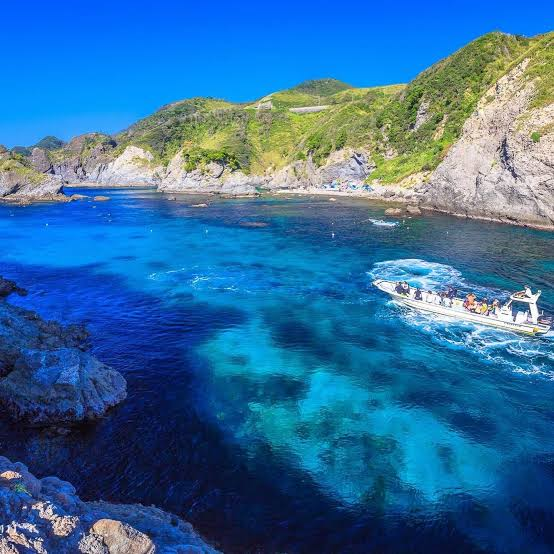
#> input picture presentation/html_slides/images/hirizohama.jpg, 554 x 554 px
$ python -i sub_image_parts.py   (imports and definitions only)
#> lines starting #> are read from the running program, lines starting #| are printed output that depends on the picture; after the words box and inside, x2 and y2 are one past the last pixel; in counts of white or black regions, pixels touching at a corner belong together
#> further down, picture is the input picture: PIL image 554x554 RGB; mean R, G, B 51.1, 108.9, 157.2
# -*- coding: utf-8 -*-
"""
競合サブ画像のパーツ自動提案＋安全背景への組み合わせ（文字は改変しない）。

part_mode:
  auto_propose … Gemini が box 提案 → テストでは auto_accept 可
  human_box    … 人が JSON の box を渡す（後続）
"""
from __future__ import annotations

import json
import logging
import re
from pathlib import Path
from typing import Any, Dict, List, Optional, Sequence, Tuple

from PIL import Image, ImageDraw, ImageFilter, ImageFont

LOG = logging.getLogger("set_main_image.sub_image_parts")

SAFE_BG_RGB = [
    (245, 245, 243),  # off-white
    (232, 232, 230),  # light gray
    (237, 230, 220),  # beige
    (232, 224, 212),  # sand
    (217, 212, 206),  # warm gray
]

TEXT_MODELS = (
    "gemini-flash-latest",
    "gemini-2.5-flash",
    "gemini-2.0-flash",
)

SQUARE = 1200


# [210 lines left out: functions _extract_json_obj, propose_parts, auto_accept_useful, crop_part, not called in this run]


def clean_part_fringe(
    im: Image.Image,
    *,
    tol: int = 32,
    erode: int = 1,
) -> Image.Image:
    """
    切り抜き縁に残る元画像の背景（白・単色など）を透明化してから合成する。
    文字・図は改変せず、縁の背景画素だけ落とす。
    """
#> called with tol = 32, erode = 1
    from collections import deque

    rgba = im.convert("RGBA")
    w, h = rgba.size
#> w = 554; h = 554
    if w < 4 or h < 4:
        return rgba
    px = rgba.load()

    def sample(x: int, y: int) -> Tuple[int, int, int]:
#> called with x = 0, y = 0
        r, g, b, _a = px[x, y]
#> r = 2; g = 92; b = 251
        return (r, g, b)

    samples = [
        sample(0, 0),
        sample(w - 1, 0),
        sample(0, h - 1),
        sample(w - 1, h - 1),
        sample(w // 2, 0),
        sample(w // 2, h - 1),
        sample(0, h // 2),
        sample(w - 1, h // 2),
    ]
#> samples = [(2, 92, 251), (3, 104, 254), (213, 198, 203), (0, 21, 71), (0, 97, 254), (30, 42, 64), (7, 57, 118), (65, 92, 111)]
    br = sum(s[0] for s in samples) // len(samples)
#> br = 40
    bg = sum(s[1] for s in samples) // len(samples)
#> bg = 87
    bb = sum(s[2] for s in samples) // len(samples)
#> bb = 165

    def near_bg(x: int, y: int) -> bool:
        r, g, b, a = px[x, y]
        if a < 8:
            return True
        return abs(r - br) <= tol and abs(g - bg) <= tol and abs(b - bb) <= tol

    # 縁からの洪水で背景連結成分を透明化
    seen = [[False] * w for _ in range(h)]
    q: deque = deque()
    for x in range(w):
        for y in (0, h - 1):
            if near_bg(x, y) and not seen[y][x]:
                seen[y][x] = True
                q.append((x, y))
#> this loop made 554 passes
    for y in range(h):
        for x in (0, w - 1):
            if near_bg(x, y) and not seen[y][x]:
                seen[y][x] = True
                q.append((x, y))
#> this loop made 554 passes

    while q:
        x, y = q.popleft()
        r, g, b, _a = px[x, y]
        px[x, y] = (r, g, b, 0)
        for nx, ny in ((x - 1, y), (x + 1, y), (x, y - 1), (x, y + 1)):
            if nx < 0 or ny < 0 or nx >= w or ny >= h:
                continue
            if seen[ny][nx]:
                continue
            if near_bg(nx, ny):
                seen[ny][nx] = True
                q.append((nx, ny))

    # わずかに内側も削って縁の食い残りを減らす
    if erode > 0:
        alpha = rgba.getchannel("A")
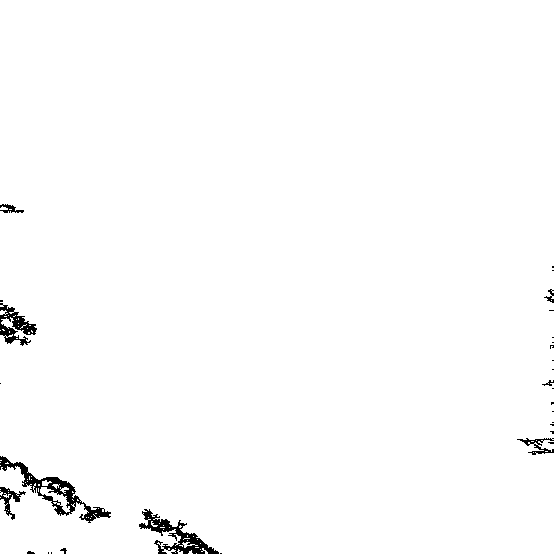
#> alpha: PIL image 554x554 L; 98.7% white; 30 black regions (21 under 20 px), largest, box (x1, y1, x2, y2) and area: (0, 456, 111, 523) 1327, (139, 509, 219, 554) 1092, (0, 303, 37, 346) 671
        for _ in range(erode):
            alpha = alpha.filter(ImageFilter.MinFilter(3))
#> this loop made 1 pass
#> pass 1, in clean_part_fringe, `alpha = alpha.filter(ImageFilter.MinFilter(3))`:
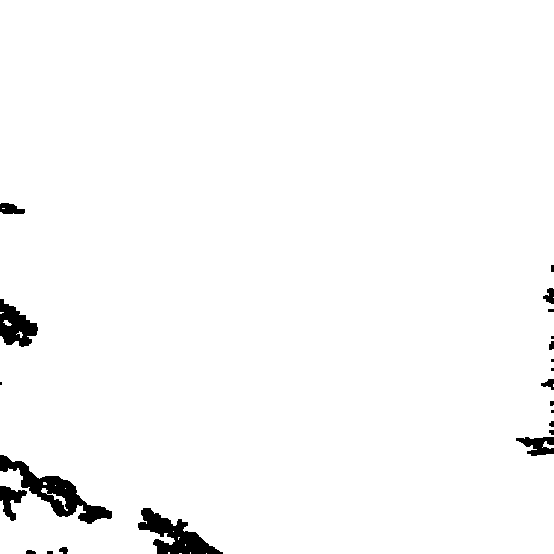
#> alpha: PIL image 554x554 L; 97.9% white; 22 black regions (8 under 20 px), largest, box (x1, y1, x2, y2) and area: (0, 455, 112, 524) 2154, (138, 508, 223, 554) 1711, (0, 299, 38, 347) 1070
        rgba.putalpha(alpha)
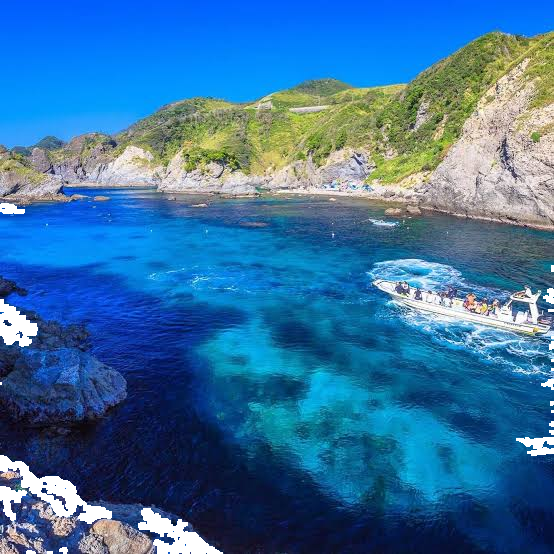
#> rgba: PIL image 554x554 RGBA; mean R, G, B, A 51.1, 108.9, 157.2, 249.6; transparent parts drawn white

    # アルファを少しぼかして合成時の硬さを抑える
    a = rgba.getchannel("A").filter(ImageFilter.GaussianBlur(radius=0.8))
    rgba.putalpha(a)

    bbox = rgba.getchannel("A").getbbox()
    if bbox:
        rgba = rgba.crop(bbox)
    return rgba


def pick_safe_bg(index: int = 0) -> Tuple[int, int, int]:
    return SAFE_BG_RGB[index % len(SAFE_BG_RGB)]


# [12 lines left out: function _font, not called in this run]


# サブ画像10パターン（商品ごと）
SUB_PATTERNS_10: List[Dict[str, Any]] = [
    {
        "id": "P01_text_beige",
        "ja": "説明パーツ集合・ベージュ",
        "bg": 2,
        "include_product": False,
        "slots": [
            (0.05, 0.08, 0.55, 0.38),
            (0.52, 0.08, 0.95, 0.38),
            (0.05, 0.42, 0.48, 0.72),
            (0.52, 0.42, 0.95, 0.72),
            (0.15, 0.76, 0.85, 0.96),
        ],
        "max_parts": 5,
        "source_mode": "all",
    },
    {
        "id": "P02_text_gray",
        "ja": "説明パーツ集合・グレー",
        "bg": 1,
        "include_product": False,
        "slots": [
            (0.05, 0.08, 0.55, 0.38),
            (0.52, 0.08, 0.95, 0.38),
            (0.05, 0.42, 0.48, 0.72),
            (0.52, 0.42, 0.95, 0.72),
            (0.15, 0.76, 0.85, 0.96),
        ],
        "max_parts": 5,
        "source_mode": "all",
    },
    {
        "id": "P03_text_offwhite",
        "ja": "説明パーツ集合・オフ白",
        "bg": 0,
        "include_product": False,
        "slots": [
            (0.06, 0.08, 0.94, 0.36),
            (0.06, 0.40, 0.48, 0.72),
            (0.52, 0.40, 0.94, 0.72),
            (0.10, 0.76, 0.90, 0.96),
        ],
        "max_parts": 4,
        "source_mode": "all",
    },
    {
        "id": "P04_two_column",
        "ja": "二カラム説明",
        "bg": 2,
        "include_product": False,
        "slots": [
            (0.04, 0.08, 0.48, 0.48),
            (0.52, 0.08, 0.96, 0.48),
            (0.04, 0.52, 0.48, 0.94),
            (0.52, 0.52, 0.96, 0.94),
        ],
        "max_parts": 4,
        "source_mode": "all",
    },
    {
        "id": "P05_hero_band",
        "ja": "大枠＋下部帯",
        "bg": 3,
        "include_product": False,
        "slots": [
            (0.08, 0.08, 0.92, 0.62),
            (0.08, 0.68, 0.92, 0.94),
        ],
        "max_parts": 2,
        "source_mode": "first",
    },
    {
        "id": "P06_grid_2x2",
        "ja": "2×2グリッド",
        "bg": 1,
        "include_product": False,
        "slots": [
            (0.04, 0.08, 0.48, 0.48),
            (0.52, 0.08, 0.96, 0.48),
            (0.04, 0.52, 0.48, 0.92),
            (0.52, 0.52, 0.96, 0.92),
        ],
        "max_parts": 4,
        "source_mode": "rotate",
    },
    {
        "id": "P07_product_beige",
        "ja": "パーツ＋自社商品・ベージュ",
        "bg": 2,
        "include_product": True,
        "slots": [
            (0.04, 0.08, 0.58, 0.40),
            (0.04, 0.44, 0.58, 0.72),
            (0.04, 0.76, 0.58, 0.96),
        ],
        "max_parts": 3,
        "source_mode": "all",
        "product_anchor": "right",
    },
    {
        "id": "P08_product_corner",
        "ja": "パーツ＋自社・右下寄せ",
        "bg": 0,
        "include_product": True,
        "slots": [
            (0.05, 0.08, 0.70, 0.45),
            (0.05, 0.50, 0.45, 0.90),
            (0.48, 0.50, 0.70, 0.75),
        ],
        "max_parts": 3,
        "source_mode": "all",
        "product_anchor": "br",
    },
    {
        "id": "P09_single_focus",
        "ja": "単一フォーカス＋小パーツ",
        "bg": 2,
        "include_product": False,
        "slots": [
            (0.10, 0.10, 0.90, 0.68),
            (0.08, 0.74, 0.36, 0.96),
            (0.40, 0.74, 0.68, 0.96),
            (0.72, 0.74, 0.96, 0.96),
        ],
        "max_parts": 4,
        "source_mode": "first",
    },
    {
        "id": "P10_badge_strip",
        "ja": "上部バッジ列＋本文",
        "bg": 4,
        "include_product": False,
        "slots": [
            (0.04, 0.08, 0.32, 0.28),
            (0.36, 0.08, 0.64, 0.28),
            (0.68, 0.08, 0.96, 0.28),
            (0.06, 0.34, 0.94, 0.94),
        ],
        "max_parts": 4,
        "source_mode": "all",
    },
]


# [129 lines left out: functions _collect_accepted_parts, compose_parts_board, annotate_proposals, not called in this run]

>>> from PIL import Image
>>> picture = Image.open('../../presentation/html_slides/images/hirizohama.jpg')
>>> result = clean_part_fringe(picture)

$ run again, on presentation/html_slides/images/kushimoto.jpg
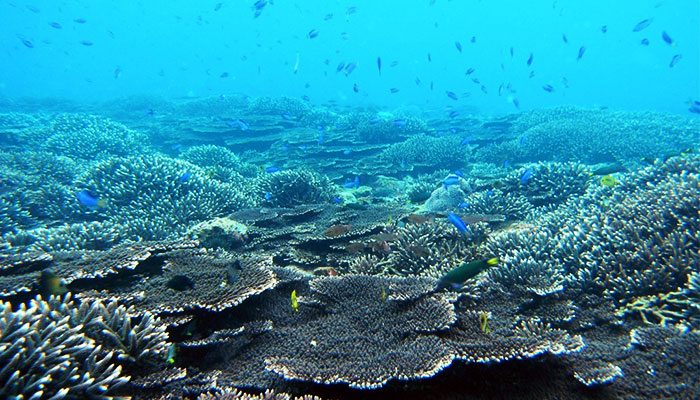
#> input picture presentation/html_slides/images/kushimoto.jpg, 700 x 400 px
#> picture is the input picture: PIL image 700x400 RGB; mean R, G, B 43.2, 138.7, 162.1
#> in sample, `r, g, b, _a = px[x, y]`: r = 18; g = 198; b = 247
#> samples = [(18, 198, 247), (37, 228, 255), (11, 1, 9), (64, 52, 72), (34, 230, 252), (5, 3, 6), (44, 106, 189), (90, 106, 95)]
#> br = 37
#> bg = 115
#> bb = 140
#> the loop in clean_part_fringe, `for x in range(w):` made 700 passes
#> the loop in clean_part_fringe, `for y in range(h):` made 400 passes
#> in clean_part_fringe, `alpha = rgba.getchannel("A")`:
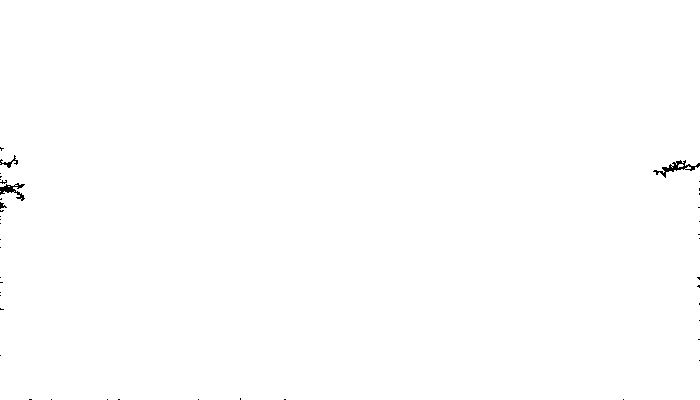
#> alpha: PIL image 700x400 L; 99.8% white; black in thin lines or dots, all inside (x1, y1, x2, y2) = (0, 147, 700, 400)
#> the loop in clean_part_fringe, `for _ in range(erode):` made 1 pass
#> pass 1, in clean_part_fringe, `alpha = alpha.filter(ImageFilter.MinFilter(3))`:
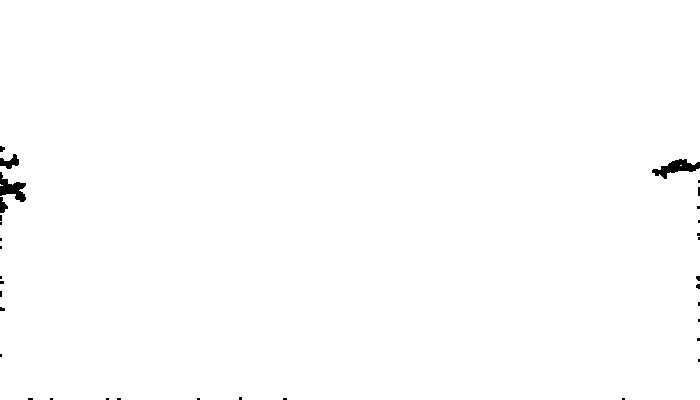
#> alpha: PIL image 700x400 L; 99.5% white; 34 black regions (29 under 20 px), largest, box (x1, y1, x2, y2) and area: (652, 159, 700, 179) 434, (0, 172, 26, 202) 375, (0, 154, 19, 169) 155, (0, 197, 8, 213) 80, (0, 146, 5, 152) 23

$ run again, on presentation/html_slides/images/mizusima.jpg
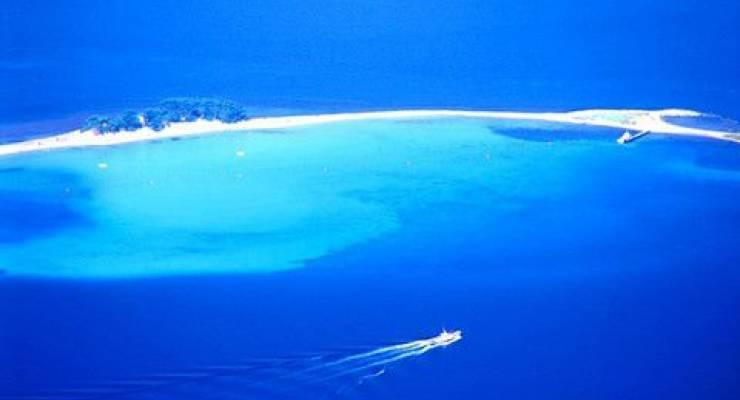
#> input picture presentation/html_slides/images/mizusima.jpg, 740 x 400 px
#> picture is the input picture: PIL image 740x400 RGB; mean R, G, B 21.4, 122.1, 235.9
#> in sample, `r, g, b, _a = px[x, y]`: r = 1; g = 90; b = 232
#> samples = [(1, 90, 232), (1, 82, 223), (1, 38, 179), (1, 32, 159), (19, 139, 252), (2, 59, 208), (0, 111, 253), (0, 79, 224)]
#> br = 3
#> bg = 78
#> bb = 216
#> the loop in clean_part_fringe, `for x in range(w):` made 740 passes
#> the loop in clean_part_fringe, `for y in range(h):` made 400 passes
#> in clean_part_fringe, `alpha = rgba.getchannel("A")`:
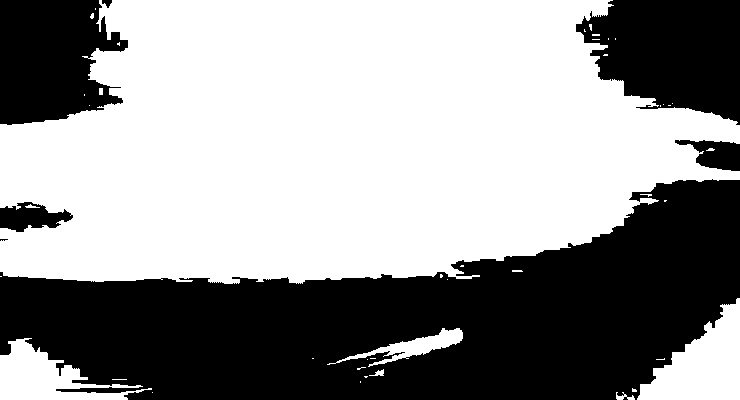
#> alpha: PIL image 740x400 L; 58.4% white; 7 black regions (1 under 20 px), largest, box (x1, y1, x2, y2) and area: (0, 179, 740, 400) 93445, (576, 0, 740, 125) 14860, (0, 0, 128, 125) 12292, (0, 202, 73, 232) 1346, (675, 140, 740, 171) 1216, (102, 0, 112, 8) 50
#> in clean_part_fringe, `rgba.putalpha(alpha)`:
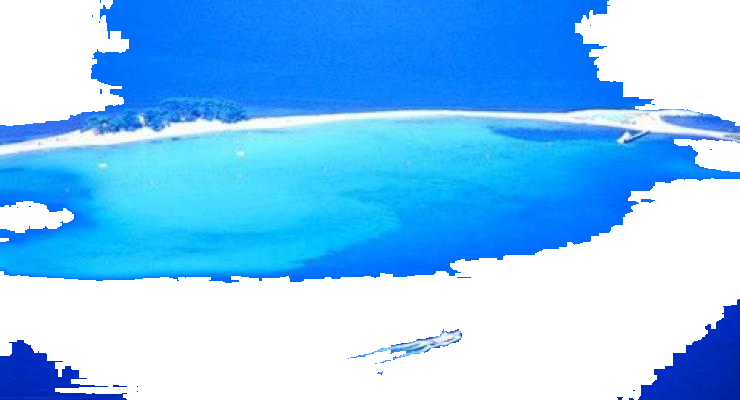
#> rgba: PIL image 740x400 RGBA; mean R, G, B, A 21.4, 122.1, 235.9, 145.1; transparent parts drawn white
